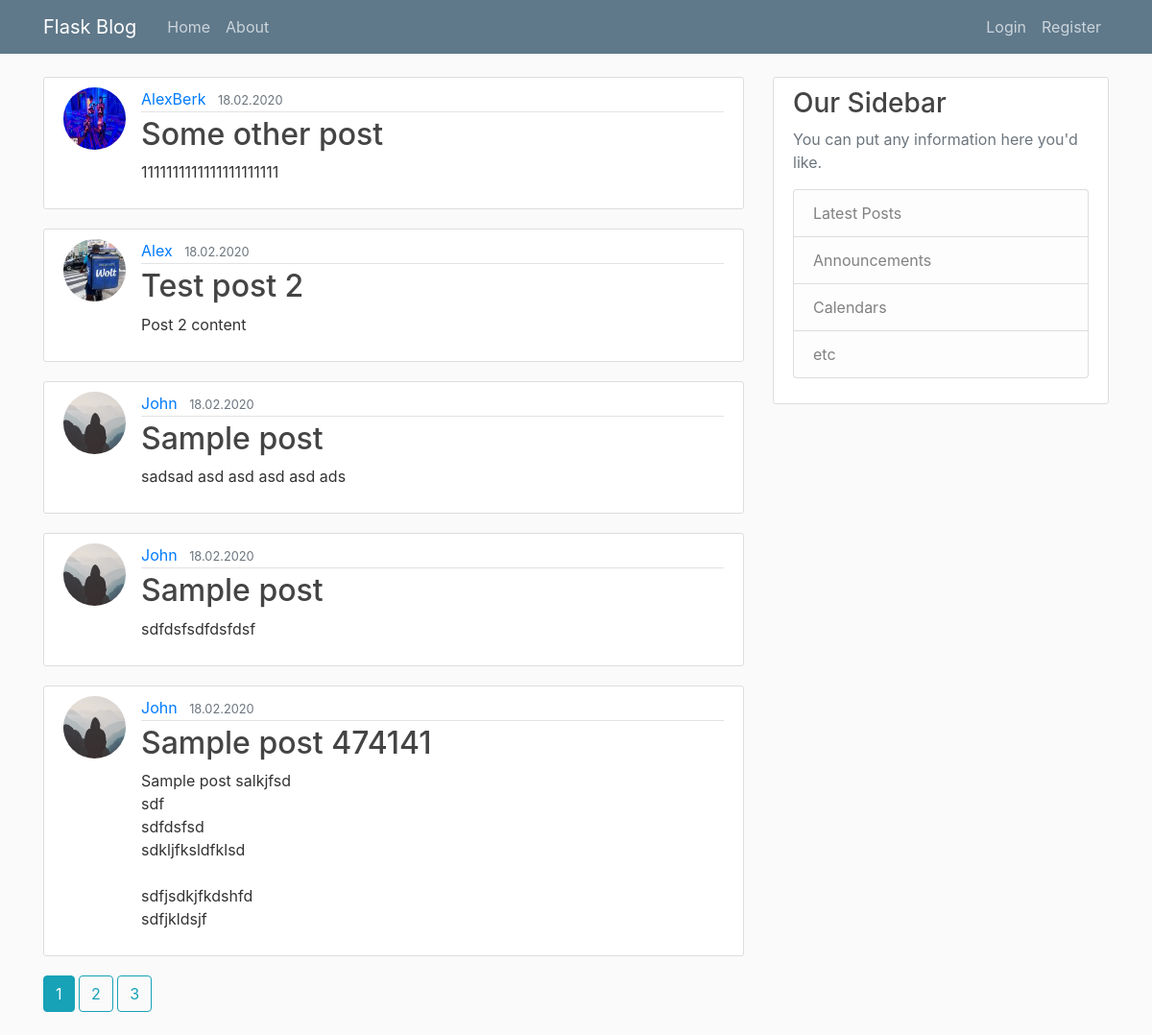
The page / on the database its author committed.
### flaskblog/models.py (models this page shows, shortened)
class Post(db.Model):
	id = db.Column(db.Integer, primary_key=True)
	title = db.Column(db.String(120), nullable=False)
	date_posted = db.Column(db.DateTime, nullable=False, default=datetime.utcnow)
	content = db.Column(db.Text, nullable=False)
	user_id = db.Column(db.Integer, db.ForeignKey('user.id'), nullable=False)

class User(db.Model, UserMixin):
	id = db.Column(db.Integer, primary_key=True)
	username = db.Column(db.String(20), unique=True, nullable=False)
	email = db.Column(db.String(120), unique=True, nullable=False)
	image_file = db.Column(db.String(20), nullable=False, default='default.jpg')
	password = db.Column(db.String(60), nullable=False)
	posts = db.relationship('Post', backref='author', lazy=True)

### flaskblog/main/routes.py (the view)
@main.route('/')
def home():
	page = request.args.get('page', 1, type=int)
	posts = Post.query.order_by(Post.date_posted.desc()).paginate(per_page=5, page=page)
	return render_template('home.html', posts=posts, title='Home')

### flaskblog/templates/home.html
{% extends "layout.html" %}
{% block content %}
    {% for post in posts.items %}
        <article class="media content-section">
          <img src="{{ url_for('static', filename='profile_pics/' + post.author.image_file) }}" alt="" class="rounded-circle article-img">
          <div class="media-body">
            <div class="article-metadata">
              <a class="mr-2" href="{{ url_for('users.user_posts', username=post.author.username) }}">{{ post.author.username }}</a>
              <small class="text-muted">{{ post.date_posted.strftime('%d.%m.%Y') }}</small>
            </div>
            <h2><a class="article-title" href="{{ url_for('posts.post', post_id=post.id) }}">{{ post.title }}</a></h2>
            <p class="article-content">{{ post.content }}</p>
          </div>
        </article>
    {% endfor %}
    {% for page_num in posts.iter_pages(left_edge=1, right_edge=1, left_current=1, right_current=2) %}
      {% if page_num %}
        {% if posts.page == page_num %}
          <a class="btn btn-info mb-4" href="{{ url_for('main.home', page=page_num) }}">{{ page_num }}</a>
        {% else %}
          <a class="btn btn-outline-info mb-4" href="{{ url_for('main.home', page=page_num) }}">{{ page_num }}</a>
        {% endif %}
      {% else %}
        ...
      {% endif %}
    {% endfor %}
{% endblock content %}

### flaskblog/templates/layout.html (shortened to what this page needs)
<!DOCTYPE html>
<html>
<head>
    <link rel="stylesheet" href="https://maxcdn.bootstrapcdn.com/bootstrap/4.0.0/css/bootstrap.min.css">
    <link rel="stylesheet" type="text/css" href="{{ url_for('static', filename='main.css') }}">
</head>
<body>
    <header class="site-header">
      <nav class="navbar navbar-expand-md navbar-dark bg-steel fixed-top">
        <div class="container">
          <a class="navbar-brand mr-4" href="/">Flask Blog</a>
          <div class="collapse navbar-collapse" id="navbarToggle">
            <div class="navbar-nav mr-auto">
              <a class="nav-item nav-link" href="{{ url_for('main.home') }}">Home</a>
              <a class="nav-item nav-link" href="{{ url_for('main.about') }}">About</a>
            </div>
            <div class="navbar-nav">
              {% if current_user.is_authenticated %}
                <a class="nav-item nav-link" href="{{ url_for('posts.new_post') }}">Create Post</a>
                <a class="nav-item nav-link" href="{{ url_for('users.account') }}">Account</a>
                <a class="nav-item nav-link" href="{{ url_for('users.logout') }}">Logout</a>
              {% else %}
                <a class="nav-item nav-link" href="{{ url_for('users.login') }}">Login</a>
                <a class="nav-item nav-link" href="{{ url_for('users.register') }}">Register</a>
              {% endif %}
            </div>
          </div>
        </div>
      </nav>
    </header>
    <main role="main" class="container">
      <div class="row">
        <div class="col-md-8">
          {% block content %}{% endblock %}
        </div>
        <div class="col-md-4">
          <div class="content-section">
            <h3>Our Sidebar</h3>
            <p class='text-muted'>You can put any information here you'd like.
              <ul class="list-group">
                <li class="list-group-item list-group-item-light">Latest Posts</li>
                <li class="list-group-item list-group-item-light">Announcements</li>
                <li class="list-group-item list-group-item-light">Calendars</li>
                <li class="list-group-item list-group-item-light">etc</li>
              </ul>
            </p>
          </div>
        </div>
      </div>
    </main>
</body>
</html>

### flaskblog/static/main.css (style rules this page uses)
body { background: #fafafa; color: #333333; margin-top: 5rem; }
h1, h2, h3, h4, h5, h6 { color: #444444; }
.bg-steel { background-color: #5f788a; }
.site-header .navbar-nav .nav-link { color: #cbd5db; }
.content-section { background: #ffffff; padding: 10px 20px; border: 1px solid #dddddd; border-radius: 3px; margin-bottom: 20px; }
.article-title { color: #444444; }
.article-content { white-space: pre-line; }
.article-img { height: 65px; width: 65px; margin-right: 16px; }
.article-metadata { padding-bottom: 1px; margin-bottom: 4px; border-bottom: 1px solid #e3e3e3 }

### rows shown on the page
Post: image_file (picture), author.username "AlexBerk", date_posted "18.02.2020", title "Some other post", content "1111111111111111111111"
Post: image_file (picture), author.username "Alex", date_posted "18.02.2020", title "Test post 2", content "Post 2 content"
Post: image_file (placeholder picture), author.username "John", date_posted "18.02.2020", title "Sample post", content "sadsad asd asd asd asd ads"
Post: image_file (placeholder picture), author.username "John", date_posted "18.02.2020", title "Sample post", content "sdfdsfsdfdsfdsf"
Post: image_file (placeholder picture), author.username "John", date_posted "18.02.2020", title "Sample post 474141", content "Sample post salkjfsd sdf sdfdsfsd sdkljfksldfklsd sdfjsdkjfkdshfd sdfjkldsjf"

### other values the page prints
{{ page_num }} "1"
{{ page_num }} "2" "3"
